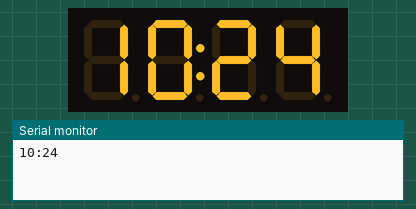
Bench run of a sketch on a simulated Arduino Uno, built with avr-gcc and run on an emulated ATmega328P. Parts: 4-digit seven-segment display, the last lines printed to the serial monitor. The local clock reads 2024-03-15 10:24:30 at power-on unless the sketch sets it.

Above: at 1.1 s.
At 65.4 s:
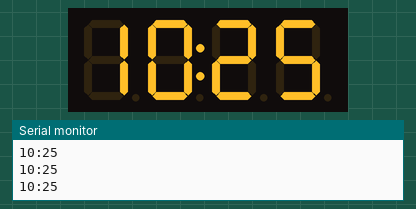
At 129.2 s:
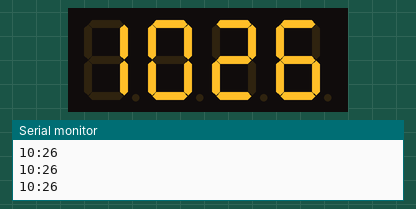

The sketch:

DS3231-bigTM1637.ino
```cpp
#include "RTClib.h"

#include "GyverTM1637.h"

#define CLK 4
#define DIO 5

GyverTM1637 disp(CLK, DIO);

RTC_DS3231 rtc;
//TM1637Display display = TM1637Display(CLK, DIO);

void setup() {
  Serial.begin(9600);
  delay(1000);

  if (! rtc.begin()) {
    Serial.println("Couldn't find RTC");
    while (1);
  }
  if (rtc.lostPower()) {
    Serial.println("RTC lost power, lets set the time!");
    rtc.adjust(DateTime(F(__DATE__), F(__TIME__)));
    //rtc.adjust(DateTime(2014, 1, 21, 3, 0, 0));
  }

  disp.brightness(7);
  disp.clear();
}

void loop() {

  DateTime now = rtc.now();

  int displaytime = (now.hour() * 100) + now.minute();

//  Serial.println(displaytime);

int8_t TimeDisp[4];

   TimeDisp[0] = now.hour() / 10;  // Десятки часов
   TimeDisp[1] = now.hour() % 10;  // Единицы часов
   TimeDisp[2] = now.minute() / 10;// Десятки минут
   TimeDisp[3] = now.minute() % 10;// Единицы минут


Serial.print(now.hour());
Serial.print(":");
Serial.println(now.minute());

//  disp.point(1);


// byte hell[4] = {6, 6, 6, 6};
 // disp.display(hell);
disp.display(TimeDisp);
  disp.point(1);
  delay(500);
  disp.point(0);
  delay(500);
}
```
